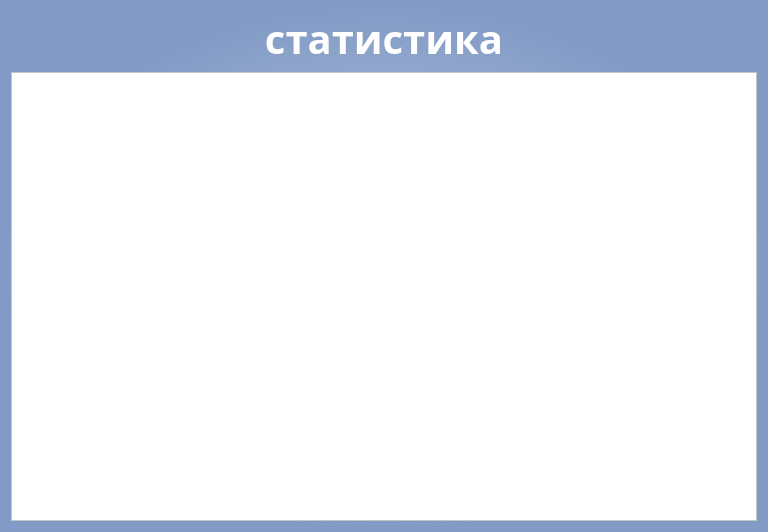
<?xml version="1.0" encoding="UTF-8"?>
<ui version="4.0">
 <class>statistics</class>
 <widget class="QWidget" name="statistics">
  <property name="geometry">
   <rect>
    <x>0</x>
    <y>0</y>
    <width>768</width>
    <height>532</height>
   </rect>
  </property>
  <property name="windowTitle">
   <string>Form</string>
  </property>
  <property name="styleSheet">
   <string notr="true">font-family: Century Gothic;
background-color: qradialgradient(spread:pad, cx:0.5, cy:0.5, radius:0.5, fx:0.5, fy:0.5, stop:0 rgba(186, 194, 217, 255), stop:1 rgba(129, 155, 198, 255));</string>
  </property>
  <layout class="QVBoxLayout" name="verticalLayout">
   <item>
    <widget class="QLabel" name="label_2">
     <property name="styleSheet">
      <string notr="true">color: white;
font-weight: bold;
font-size: 30pt;
background-color: none;
border: none;</string>
     </property>
     <property name="text">
      <string>статистика</string>
     </property>
     <property name="alignment">
      <set>Qt::AlignCenter</set>
     </property>
    </widget>
   </item>
   <item>
    <widget class="QTableWidget" name="tableWidget">
     <property name="sizePolicy">
      <sizepolicy hsizetype="Expanding" vsizetype="Expanding">
       <horstretch>0</horstretch>
       <verstretch>0</verstretch>
      </sizepolicy>
     </property>
     <property name="styleSheet">
      <string notr="true">background-color: rgb(255, 255, 255);
gridline-color: rgb(68, 78, 135);
gridline-color: rgb(182, 196, 235);

color: rgb(68, 78, 135);
font-weight: bold;
font-size: 15pt;



</string>
     </property>
     <property name="horizontalScrollBarPolicy">
      <enum>Qt::ScrollBarAlwaysOff</enum>
     </property>
     <property name="autoScroll">
      <bool>true</bool>
     </property>
     <property name="showDropIndicator" stdset="0">
      <bool>true</bool>
     </property>
     <property name="selectionBehavior">
      <enum>QAbstractItemView::SelectItems</enum>
     </property>
     <property name="verticalScrollMode">
      <enum>QAbstractItemView::ScrollPerItem</enum>
     </property>
     <property name="horizontalScrollMode">
      <enum>QAbstractItemView::ScrollPerItem</enum>
     </property>
     <property name="showGrid">
      <bool>true</bool>
     </property>
     <property name="gridStyle">
      <enum>Qt::SolidLine</enum>
     </property>
     <property name="sortingEnabled">
      <bool>false</bool>
     </property>
     <property name="rowCount">
      <number>0</number>
     </property>
     <attribute name="horizontalHeaderDefaultSectionSize">
      <number>250</number>
     </attribute>
     <attribute name="verticalHeaderCascadingSectionResizes">
      <bool>false</bool>
     </attribute>
     <attribute name="verticalHeaderMinimumSectionSize">
      <number>32</number>
     </attribute>
     <attribute name="verticalHeaderDefaultSectionSize">
      <number>32</number>
     </attribute>
     <attribute name="verticalHeaderHighlightSections">
      <bool>true</bool>
     </attribute>
    </widget>
   </item>
  </layout>
 </widget>
 <resources/>
 <connections/>
</ui>
